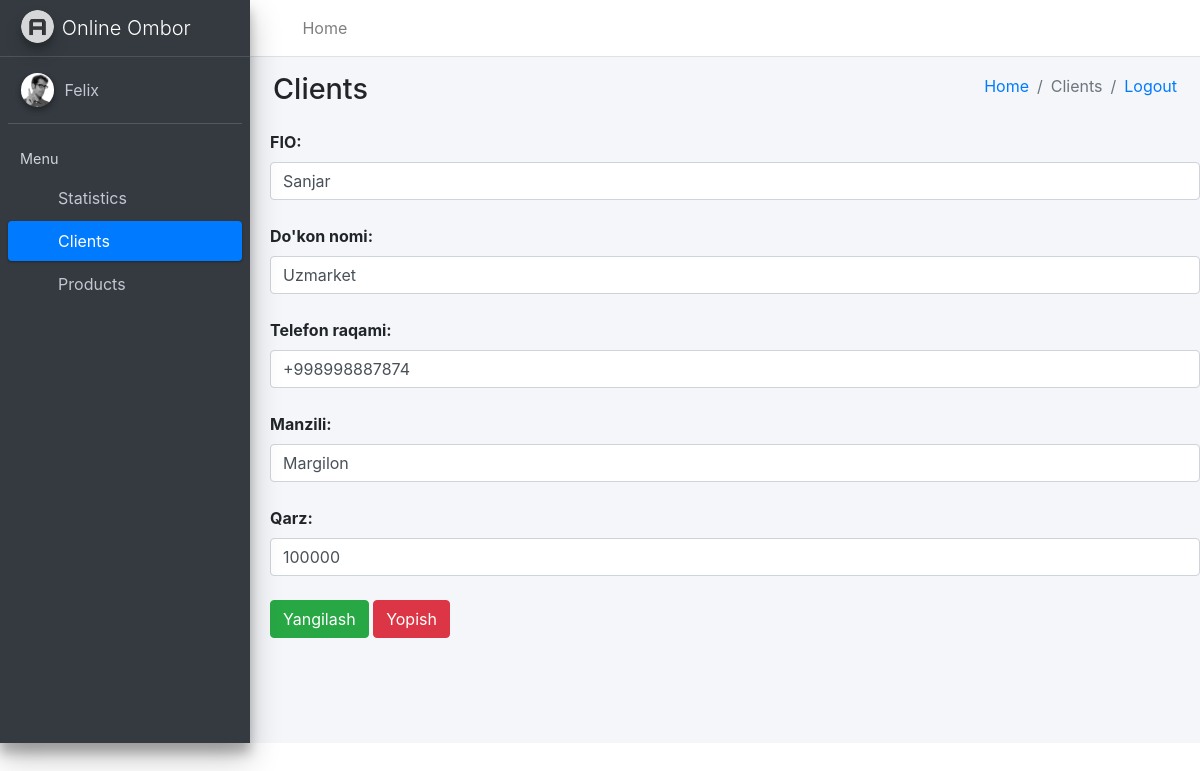
The app's page /bolimlar/client_update/1/ with its own data.
### asosiyapp/models.py (models this page shows, shortened)
class Mijoz(models.Model):
    ism = models.CharField(max_length=255)
    nom = models.CharField(max_length=255)
    manzil = models.CharField(max_length=255)
    tel = models.CharField(max_length=255)
    qarz = models.PositiveIntegerField(default=0)
    sotuvchi = models.ForeignKey(Sotuvchi, on_delete=models.SET_NULL, null=True)

### asosiyapp/views.py (the view, shortened to what this page needs)
# urls.py: path('client_update/<int:son>/', ClientUpdateView.as_view(), name='client_update'),
class ClientUpdateView(View):
    def get(self, request, son):
        std ={
            'client':Mijoz.objects.get(id=son)
        }
        return render(request, 'client_update.html', std)

### templates/client_update.html (shortened to what this page needs)
<!DOCTYPE html>
<html lang="en">
<head>
    {% load static %}
  <link rel="stylesheet" href="{% static 'plugins/fontawesome-free/css/all.min.css' %}">
  <link rel="stylesheet" href="{% static 'https://code.ionicframework.com/ionicons/2.0.1/css/ionicons.min.css' %}">
  <link rel="stylesheet" href="{% static 'dist/css/adminlte.min.css' %}">
  <link rel="stylesheet" href="{% static 'https://maxcdn.bootstrapcdn.com/bootstrap/4.5.2/css/bootstrap.min.css' %}">
</head>
<body class="hold-transition sidebar-mini">
<div class="wrapper">
  <nav class="main-header navbar navbar-expand navbar-white navbar-light">
    <ul class="navbar-nav">
      <li class="nav-item">
        <a class="nav-link" data-widget="pushmenu" href="#" role="button"><i class="fas fa-bars"></i></a>
      </li>
      <li class="nav-item d-none d-sm-inline-block">
        <a href="#" class="nav-link">Home</a>
      </li>
    </ul>
  </nav>
  <aside class="main-sidebar sidebar-dark-primary elevation-4">
    <a href="../index.html" class="brand-link">
      <img src="/static/dist/img/AdminLTELogo.png" alt="AdminLTE Logo" class="brand-image img-circle elevation-3" style="opacity: .8">
      <span class="brand-text font-weight-light">Online Ombor</span>
    </a>
    <div class="sidebar">
      <div class="user-panel mt-3 pb-3 mb-3 d-flex">
        <div class="image">
          <img src="/static/dist/img/user2-160x160.jpg" class="img-circle elevation-2" alt="User Image">
        </div>
        <div class="info">
          <a href="#" class="d-block">Felix</a>
        </div>
      </div>
      <nav class="mt-2">
        <ul class="nav nav-pills nav-sidebar flex-column" data-widget="treeview" role="menu" data-accordion="false">
          <li class="nav-header">Menu</li>
          <li class="nav-item">
            <a href="/bolimlar/stats/" class="nav-link">
              <i class="nav-icon far fa-circle text-warning"></i>
              <p>Statistics</p>
            </a>
          </li>
          <li class="nav-item">
            <a href="/bolimlar/clientlar/" class="nav-link active">
              <i class="nav-icon far fa-circle text-danger"></i>
              <p class="text">Clients</p>
            </a>
          </li>
          <li class="nav-item">
            <a href="/bolimlar/mahsulotlar/" class="nav-link">
              <i class="nav-icon far fa-circle text-info"></i>
              <p>Products</p>
            </a>
          </li>
        </ul>
      </nav>
    </div>
  </aside>
  <div class="content-wrapper">
    <div class="content-header">
      <div class="container-fluid">
        <div class="row mb-2">
          <div class="col-sm-6">
            <h1 class="m-0">Clients</h1>
          </div>
          <div class="col-sm-6">
            <ol class="breadcrumb float-sm-right">
             <li class="breadcrumb-item"><a href="#">Home</a></li>
              <li class="breadcrumb-item active">Clients</li>
              <li class="breadcrumb-item"><a href="/">Logout</a></li>
            </ol>
          </div>
        </div>
      </div>
    </div>
          <form action="/bolimlar/client_update/{{client.id}}/" id="edit-product-form" method="post" style="position:relative;margin-left:20px;">{% csrf_token %}
            <label for="edit-product-name">FIO:</label>
              <input type="text" name="client_name" value="{{client.ism}}" placeholder="Mijoz to'liq ismi..." id="edit-product-name" class="form-control" required>
                <br>
              <label for="edit-product-name">Do'kon nomi:</label>
              <input type="text" name="client_shop" value="{{client.nom}}" placeholder="Do'kon nomi..." id="edit-product-brend" class="form-control" required>
              <br>
              <label for="edit-product-name">Telefon raqami:</label>
              <input type="text" name="client_phone" value="{{client.tel}}" placeholder="Telefon raqami..." id="edit-product-price" class="form-control" required>
              <br>
              <label for="edit-product-name">Manzili:</label>
              <input type="text" name="client_address" value="{{client.manzil}}" placeholder="Mijoz manzili..." id="edit-product-amount" class="form-control" required>
              <br>
            <label for="edit-product-name">Qarz:</label>
              <input type="text" name="client_qarzi" value="{{client.qarz}}" placeholder="Mijoz qarzi..." id="edit-product-qarz" class="form-control" required>
              <br>
            <button type="submit" class="btn btn-success">Yangilash</button>
              <a href="/bolimlar/clientlar/"><button type="button" class="btn btn-danger" data-dismiss="modal">Yopish</button></a>
      </form>
</body>
</html>

### records on screen
Mijoz: client_name "Sanjar", client_shop "Uzmarket", client_phone "+998998887874", client_address "Margilon", client_qarzi "100000"
